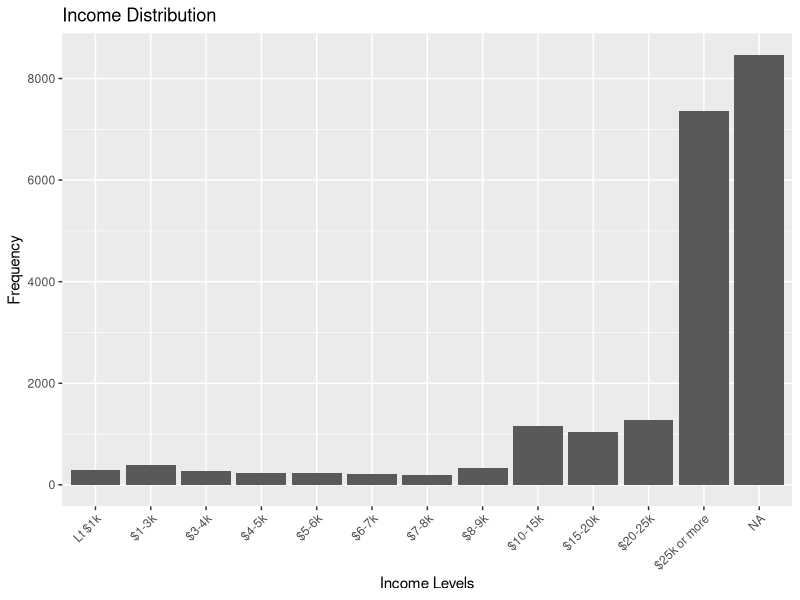
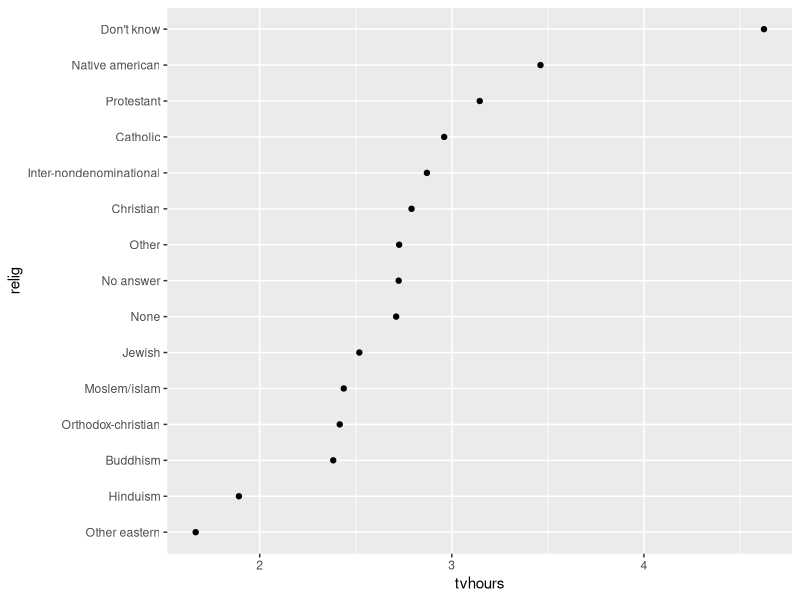
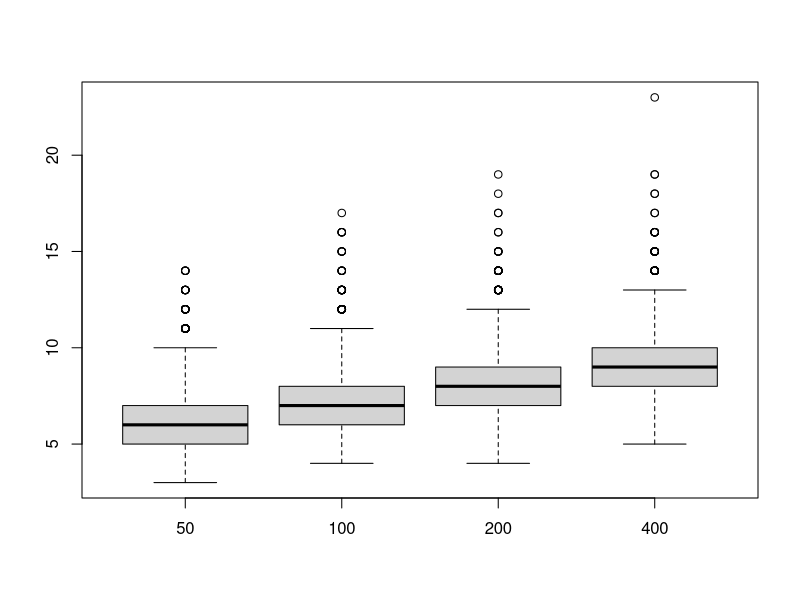

Source code (R) for these figures, in order:
## ---- chunk 1
knitr::opts_chunk$set(echo = TRUE)
knitr::opts_chunk$set(warning = FALSE)
knitr::opts_chunk$set(message = FALSE)
library(forcats)
library(ggplot2)
data("gss_cat")
## ---- chunk 2
most_common_relig <- levels(gss_cat$relig)[which.max(table(gss_cat$relig))]
most_common_relig
least_common_partyid <- levels(gss_cat$partyid)[which.min(table(gss_cat$partyid))]
least_common_partyid
## ---- chunk 3
marital_levels <- levels(gss_cat$marital)[order(-table(gss_cat$marital))]
marital_levels
## ---- chunk 4
rincome_levels <- c("Lt $1000", "$1000 to 2999", "$3000 to 3999", "$4000 to 4999", "$5000 to 5999",
                    "$6000 to 6999", "$7000 to 7999", "$8000 to 9999", "$10000 - 14999", "$15000 - 19999",
                    "$20000 - 24999", "$25000 or more", "No answer", "Don't know", "Refused", "Not applicable")

gss_cat$rincome <- fct_relevel(gss_cat$rincome, rincome_levels)

gss_cat$rincome <- fct_collapse(gss_cat$rincome,
                                "NA" = c("No answer", "Don't know", "Refused", "Not applicable"))

levels(gss_cat$rincome)
## ---- chunk 5
gss_cat$rincome <- fct_recode(gss_cat$rincome,
                              "Lt $1k" = "Lt $1000",
                              "$1-3k" = "$1000 to 2999",
                              "$3-4k" = "$3000 to 3999",
                              "$4-5k" = "$4000 to 4999",
                              "$5-6k" = "$5000 to 5999",
                              "$6-7k" = "$6000 to 6999",
                              "$7-8k" = "$7000 to 7999",
                              "$8-9k" = "$8000 to 9999",
                              "$10-15k" = "$10000 - 14999",
                              "$15-20k" = "$15000 - 19999",
                              "$20-25k" = "$20000 - 24999",
                              "$25k or more" = "$25000 or more")
levels(gss_cat$rincome)
## ---- chunk 6
ggplot(gss_cat, aes(x = rincome)) + geom_bar() +
  theme(axis.text.x = element_text(angle = 45, hjust = 1)) +
  labs(title = "Income Distribution", x = "Income Levels", y = "Frequency")
## ---- chunk 7
gss_cat$relig <- reorder(gss_cat$relig, gss_cat$tvhours, FUN = function(x) mean(x, na.rm = TRUE))
ggplot(gss_cat, aes(x = tvhours, y = relig)) +
  geom_point(stat = "summary", fun = "mean") +
  theme(axis.text.y = element_text(hjust = 1))
## ---- chunk 8
set.seed(88970542)
toss_matrix <- matrix(sample(c("H", "T"), 100 * 2500, replace = TRUE), ncol = 2500)
## ---- chunk 9
X_bar <- apply(toss_matrix, 2, function(replication) max(rle(replication)$lengths))
mu_hat <- mean(X_bar)
se_mu_hat <- sd(X_bar) / sqrt(length(X_bar))
ci <- mean(X_bar) + c(-1, 1) * qt(0.975, df = length(X_bar) - 1) * se_mu_hat
mu_hat
ci
## ---- chunk 10
p_hat <- mean(X_bar >= 5)
se_p_hat <- sqrt(p_hat * (1 - p_hat) / length(X_bar))
se_p_hat
## ---- chunk 11
m_values <- c(50, 100, 200, 400)
run_lengths_matrix <- matrix(0, ncol = length(m_values), nrow = 2500)
colnames(run_lengths_matrix) <- m_values

for (i in seq_along(m_values)) {
  run_lengths_matrix[, i] <- apply(matrix(sample(c("H", "T"), m_values[i] * 2500, replace = TRUE), ncol = 2500), 2, function(replication) max(rle(replication)$lengths))
}

head(run_lengths_matrix, 5)
## ---- chunk 12
percentiles <- c(0.05, 0.25, 0.50, 0.75, 0.95)
percentile_estimates <- apply(run_lengths_matrix, 2, quantile, probs = percentiles)
percentile_estimates
## ---- chunk 13
boxplot(run_lengths_matrix, names = m_values)
